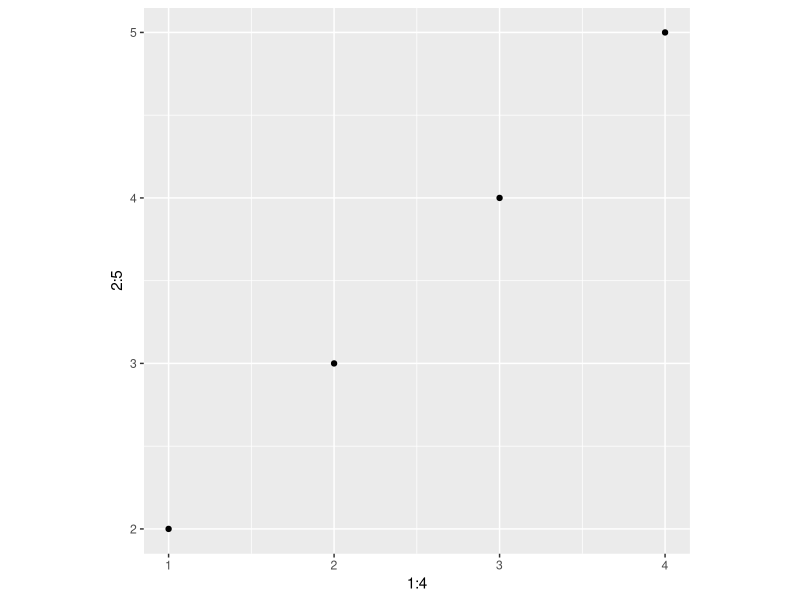

Write the R code that produced this figure.
## ---- chunk 1
library(tidyverse)
library(knitr) 
opts_chunk$set(
  tidy = FALSE,
  cache = FALSE,
  echo = TRUE,
  warning = FALSE,
  message = FALSE,
  dpi = 300,
  fig.align = "center",
  fig.width = 3,
  fig.height = 3
  )
## ---- chunk 2
5 + 3
## ---- chunk 3
# everything after # (pound sign) is ignored
# useful for comments
2 * 5 # sum of 2 and 5
## ---- chunk 4
Num1 <- 5; Num2 <- 3 # semicolon (;) can be used to separate lines
sum_num <- Num1 + Num2
prod.num <- Num1 * Num2
print(sum_num) 
print(prod.num)
## ---- chunk 5
g <- ggplot() + 
  geom_point(aes(x = 1:4, y = 2:5)) +
  theme(aspect.ratio = 1)
print(g)
